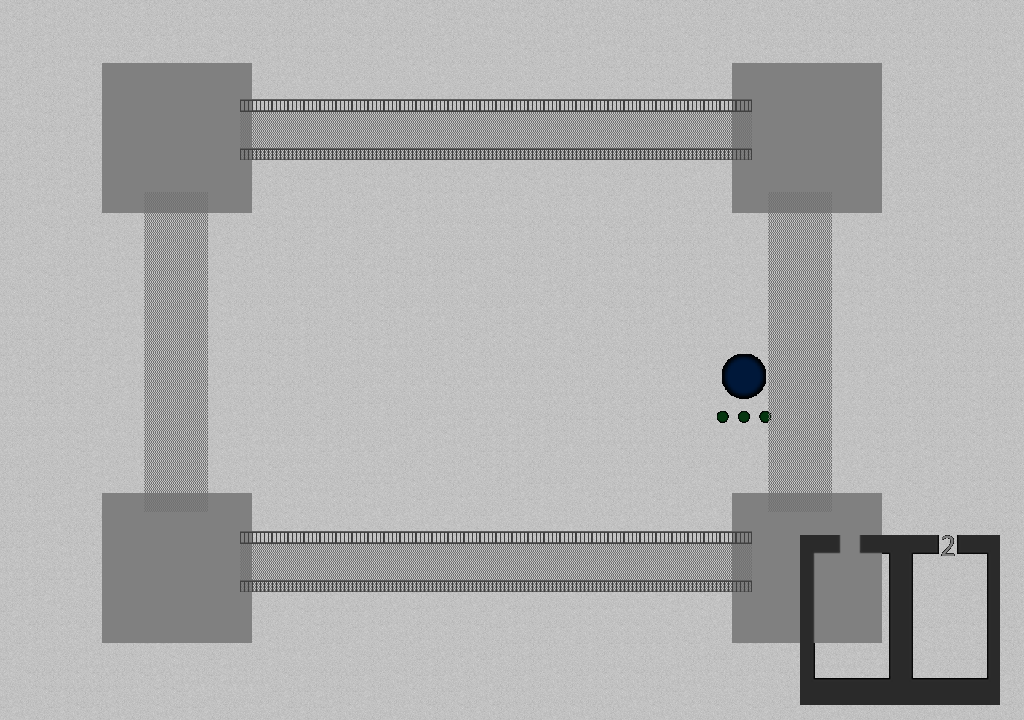

A 2D game scene composited from a Tiled map and its tileset images. What follows is a short description and the map's XML, with each tile layer's data collapsed to a summary:
An orthogonal 64x45 tile map with 16x16 px tiles, 3 tile layers (Background, Foreground, BottomRails), 1 image layer.

<map version="1.0" orientation="orthogonal" renderorder="right-down" width="64" height="45" tilewidth="16" tileheight="16" nextobjectid="1">
 <tileset firstgid="1" name="factory" tilewidth="16" tileheight="16" tilecount="56" columns="8">
  <image source="Catwalk_tilesheet.png" width="128" height="112" />
 </tileset>
 <layer name="Background" width="64" height="45">
  <data>[2880 cells, 2880 non-empty, 6 distinct tile ids]</data>
 </layer>
 <imagelayer name="Preview">
  <image source="preview_layer.png" trans="000000" />
 </imagelayer>
 <layer name="Foreground" width="64" height="45">
  <data>[2880 cells, 386 non-empty, 11 distinct tile ids]</data>
 </layer>
 <layer name="BottomRails" width="64" height="45">
  <data>[2880 cells, 94 non-empty, 4 distinct tile ids]</data>
 </layer>
</map>
